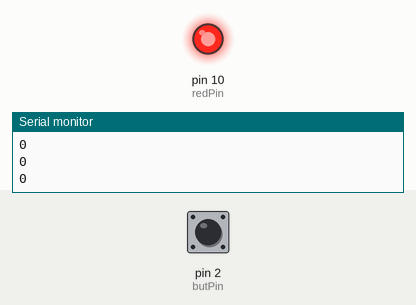
The sketch below on a simulated Arduino Uno, built with avr-gcc and run on an emulated ATmega328P. On the bench: output pins drawn as LEDs (lit = HIGH), the last lines printed to the serial monitor. The test bench sets the inputs (shaded band); at power-on: pin 2 (butPin) LOW.

Above: at 1.2 s.
1.3 s: pin 2 (butPin) pulled HIGH for 0.15 s
At 1.37 s:
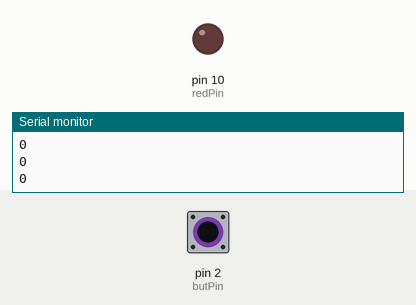
2.9 s: pin 2 (butPin) pulled HIGH for 3.2 s
At 7.6 s:
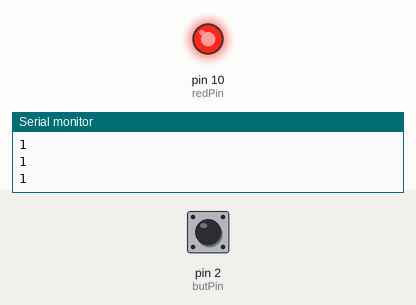
Timing chart, 0 to 9.1 s (numbered marks = the images above; inputs shaded):
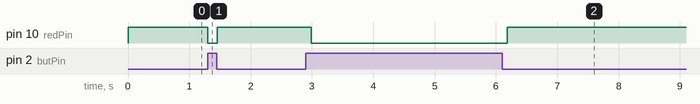

Measured:
- after the input at 1.3 s, pin 10 (redPin): HIGH → LOW at once, → HIGH 0.15 s later
- after the input at 2.9 s, pin 10 (redPin): HIGH → LOW after 0.09 s, → HIGH 3.2 s later

The sketch:

ButtonSwitch_pullupResistor.ino
```cpp
int butPin=2;
int butVal;
int br=115200;
int dt = 50;
int redPin=10;
void setup() {
  // put your setup code here, to run once:
  Serial.begin(br);
  pinMode(butPin, INPUT);
  pinMode(redPin, OUTPUT);
}

void loop() {
  // put your main code here, to run repeatedly:
  butVal = digitalRead(butPin);
  Serial.println(butVal);
if (butVal==1) {
  digitalWrite(redPin,LOW);
}else if (butVal==0) {
  digitalWrite(redPin,HIGH);
}

  delay(dt);

}
```
